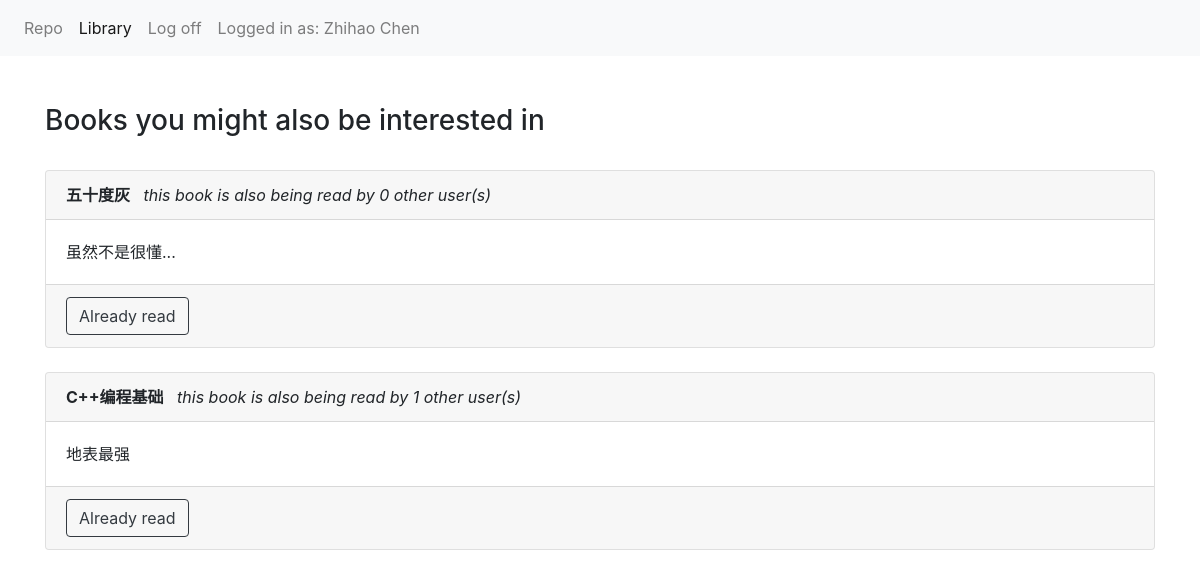
The app's page /library (signed in) with its own data.
### app/models.py (models this page shows, shortened)
class Reader (db.Model):
    id = db.Column(db.Integer, primary_key=True) #id is not presented to the user, but is used to identify tasks at the backend
    name = db.Column(db.String(250), index=True,unique=True)
    password = db.Column(db.String(250),index=True)
    book = db.relationship('Book',secondary=readship)

class Book (db.Model):
    id = db.Column(db.Integer,primary_key=True)
    title = db.Column(db.String(250), index=True,unique=True)
    description = db.Column(db.String(5000), index=True)
    reader = db.relationship('Reader',secondary=readship)

### app/views.py (the view)
@app.route('/library',methods=['GET','POST'])
def library():
    rdr = Reader.query.filter_by(name=session['active_user']).first()
    read_books = rdr.book
    books = Book.query.all()
    for book in read_books:
        books.remove(book)
    return render_template('library.html',title="Book Library",books=books)

### app/templates/library.html
{% extends "base.html" %}
{% block content %}
<nav class="navbar navbar-expand-sm bg-light navbar-light">
  <ul class="navbar-nav">
    <li class="nav-item">
      <a class="nav-link" href="/repo">Repo</a>
    </li>
    <li class="nav-item">
      <a class="nav-link active" href="/library">Library</a>
    </li>
    <li class="nav-item justify-content-end">
      <a class="nav-link" href="/logout">Log off</a>
    </li>
    <li class="nav-item">
      <a class="nav-link">Logged in as: {{session['active_user']}}</a>
    </li>
  </ul>
</nav>
<br><br>
<div class="container">
  {% if books %}
  <h3>Books you might also be interested in</h3><br>
  {% else %}
  <h3>Oops.. why not delete some books from your list?</h3><br>
  {% endif %}
{% for book in books %}
  <div class="card">
    <div class="card-header"><b>{{book.title}}</b>    <i>   &nbsp  this book is also being read by {{book.reader|length}} other user(s)</i></div>
    <div class="card-body">{{book.description}}</div>
    <div class="card-footer">
      <a href="/finish/{{book.id}}" class="btn btn-outline-dark" role="button">Already read</a>
    </div>
  </div><br>
{% endfor %}
</div>
{% endblock %}

### records on screen
Reader: active_user "Zhihao Chen"
Book: title "五十度灰", reader|length "0", description "虽然不是很懂..."
Book: title "C++编程基础", reader|length "1", description "地表最强"
